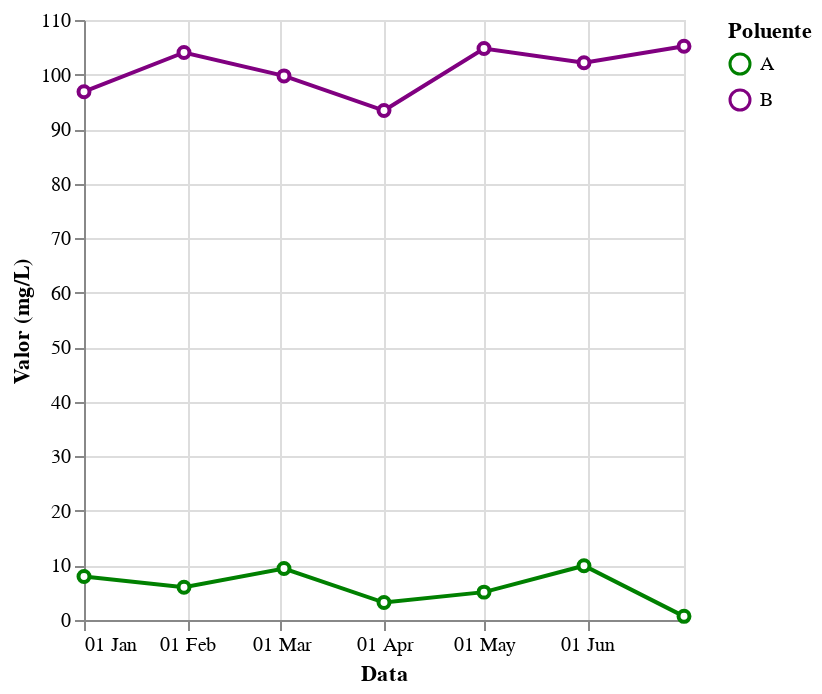

Notebook code for this chart:
### Code cell
df_longo_formatado = df_longo.copy(deep=True)
df_longo_formatado["pollutant"] = df_longo_formatado["pollutant"].replace(
    {"pol_a": "A", "pol_b": "B"}
)

source = df_longo_formatado[df_longo["station_name"] == "M1"]

points = (
    alt.Chart(source)
    .mark_line(point=alt.OverlayMarkDef(filled=False, fill="white"))
    .encode(
        x=alt.X("sample_dt:T", axis=alt.Axis(format="%d %b", title="Data")),
        y=alt.Y("value:Q", title="Valor (mg/L)"),
        color=alt.Color(
            "pollutant:N",
            legend=alt.Legend(title="Poluente"),
            scale=alt.Scale(range=["green", "purple"]),
        ),
        tooltip=[
            alt.Tooltip("station_name:N", title="Estação"),
            alt.Tooltip("sample_dt:T", title="Data da coleta", format="%d-%m-%Y"),
            alt.Tooltip("value:Q", title="Valor (mg/L)"),
        ],
    )
).add_params()


points

### Figure 1 — Vega-Lite specification as saved in the notebook (floating-point values rounded to 4 significant figures)
{"config": {"view": {"continuousWidth": 300, "continuousHeight": 300}}, "data": {"name": "data-38797d095001100a80788d265c57f494"}, "mark": {"type": "line", "point": {"fill": "white", "filled": false}}, "encoding": {"color": {"field": "pollutant", "legend": {"title": "Poluente"}, "scale": {"range": ["green", "purple"]}, "type": "nominal"}, "tooltip": [{"field": "station_name", "title": "Estação", "type": "nominal"}, {"field": "sample_dt", "format": "%d-%m-%Y", "title": "Data da coleta", "type": "temporal"}, {"field": "value", "title": "Valor (mg/L)", "type": "quantitative"}], "x": {"axis": {"format": "%d %b", "title": "Data"}, "field": "sample_dt", "type": "temporal"}, "y": {"field": "value", "title": "Valor (mg/L)", "type": "quantitative"}}, "$schema": "https://vega.github.io/schema/vega-lite/v5.20.1.json", "datasets": {"data-38797d095001100a80788d265c57f494": [{"station_name": "M1", "lat": -20.95, "lon": -41.69, "sample_dt": "2025-05-01T00:00:00", "pollutant": "A", "value": 5.11}, {"station_name": "M1", "lat": -20.95, "lon": -41.69, "sample_dt": "2025-06-30T00:00:00", "pollutant": "A", "value": 0.67}, {"station_name": "M1", "lat": -20.95, "lon": -41.69, "sample_dt": "2025-01-01T00:00:00", "pollutant": "A", "value": 7.96}, {"station_name": "M1", "lat": -20.95, "lon": -41.69, "sample_dt": "2025-01-31T00:00:00", "pollutant": "A", "value": 6.02}, {"station_name": "M1", "lat": -20.95, "lon": -41.69, "sample_dt": "2025-04-01T00:00:00", "pollutant": "A", "value": 3.2}, {"station_name": "M1", "lat": -20.95, "lon": -41.69, "sample_dt": "2025-05-31T00:00:00", "pollutant": "A", "value": 9.95}, {"station_name": "M1", "lat": -20.95, "lon": -41.69, "sample_dt": "2025-03-02T00:00:00", "pollutant": "A", "value": 9.43}, {"station_name": "M1", "lat": -20.95, "lon": -41.69, "sample_dt": "2025-05-01T00:00:00", "pollutant": "B", "value": 104.8}, {"station_name": "M1", "lat": -20.95, "lon": -41.69, "sample_dt": "2025-06-30T00:00:00", "pollutant": "B", "value": 105.2}, {"station_name": "M1", "lat": -20.95, "lon": -41.69, "sample_dt": "2025-01-01T00:00:00", "pollutant": "B", "value": 96.86}, {"station_name": "M1", "lat": -20.95, "lon": -41.69, "sample_dt": "2025-01-31T00:00:00", "pollutant": "B", "value": 104.0}, {"station_name": "M1", "lat": -20.95, "lon": -41.69, "sample_dt": "2025-04-01T00:00:00", "pollutant": "B", "value": 93.4}, {"station_name": "M1", "lat": -20.95, "lon": -41.69, "sample_dt": "2025-05-31T00:00:00", "pollutant": "B", "value": 102.2}, {"station_name": "M1", "lat": -20.95, "lon": -41.69, "sample_dt": "2025-03-02T00:00:00", "pollutant": "B", "value": 99.75}]}}
